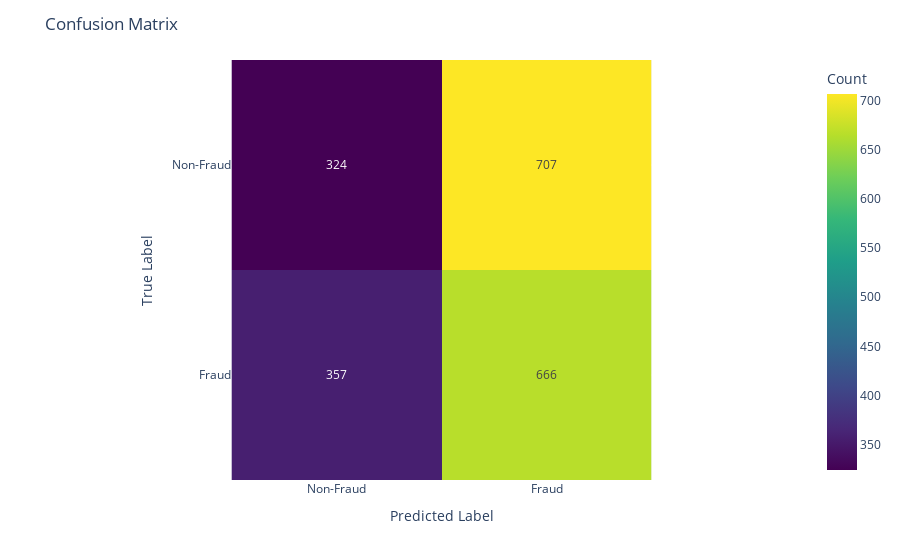

This figure's notebook cell:
### Code cell
true_labels = test['is_fraud'].values
predicted_labels = pred_tabnetmod['prediction'].astype(int)  # Assuming 'prediction' contains the predicted class labels

# Compute additional metrics
precision = precision_score(true_labels, predicted_labels)
recall = recall_score(true_labels, predicted_labels)
f1 = f1_score(true_labels, predicted_labels)
roc_auc = roc_auc_score(true_labels, pred_tabnetmod[['0.0_probability', '1.0_probability']].values[:, 1])  # Use probability for class 1
conf_matrix = confusion_matrix(true_labels, predicted_labels)
class_report = classification_report(true_labels, predicted_labels)

metrics_table = PrettyTable()
metrics_table.field_names = ["Metric", "Value"]
metrics_table.add_row(["Precision", precision])
metrics_table.add_row(["Recall", recall])
metrics_table.add_row(["F1 Score", f1])
metrics_table.add_row(["ROC AUC Score", roc_auc])
print("Additional Evaluation Metrics:")
print(metrics_table)

# Print confusion matrix
conf_matrix_table = PrettyTable()
conf_matrix_table.field_names = ["", "Predicted Non-Fraud", "Predicted Fraud"]
conf_matrix_table.add_row(["Actual Non-Fraud", conf_matrix[0][0], conf_matrix[0][1]])
conf_matrix_table.add_row(["Actual Fraud", conf_matrix[1][0], conf_matrix[1][1]])
print("Confusion Matrix:")
print(conf_matrix_table)

# Print classification report
print("Classification Report:")
print(class_report)

import plotly.express as px
fig=px.imshow(conf_matrix,
             labels=dict(x="Predicted Label",y="True Label"))
fig=px.imshow(conf_matrix,labels=dict(x="Predicted Label", y="True Label", color="Count"),
      x=["Non-Fraud","Fraud"],
        y=["Non-Fraud","Fraud"],
       text_auto=True,
       color_continuous_scale='Viridis'
      )
fig.update_layout(title='Confusion Matrix')
fig.show()

### Figure 1 — Plotly figure (JSON) as saved in the notebook; plotly's stock layout.template omitted (floating-point values rounded to 4 significant figures)
{"data": [{"coloraxis": "coloraxis", "hovertemplate": "Predicted Label: %{x}<br>True Label: %{y}<br>Count: %{z}<extra></extra>", "name": "0", "texttemplate": "%{z}", "type": "heatmap", "x": ["Non-Fraud", "Fraud"], "xaxis": "x", "y": ["Non-Fraud", "Fraud"], "yaxis": "y", "z": [[324, 707], [357, 666]]}], "layout": {"coloraxis": {"colorbar": {"title": {"text": "Count"}}, "colorscale": [[0, "#440154"], [0.1111, "#482878"], [0.2222, "#3e4989"], [0.3333, "#31688e"], [0.4444, "#26828e"], [0.5556, "#1f9e89"], [0.6667, "#35b779"], [0.7778, "#6ece58"], [0.8889, "#b5de2b"], [1, "#fde725"]]}, "margin": {"t": 60}, "title": {"text": "Confusion Matrix"}, "xaxis": {"anchor": "y", "constrain": "domain", "domain": [0, 1], "scaleanchor": "y", "title": {"text": "Predicted Label"}}, "yaxis": {"anchor": "x", "autorange": "reversed", "constrain": "domain", "domain": [0, 1], "title": {"text": "True Label"}}}}
